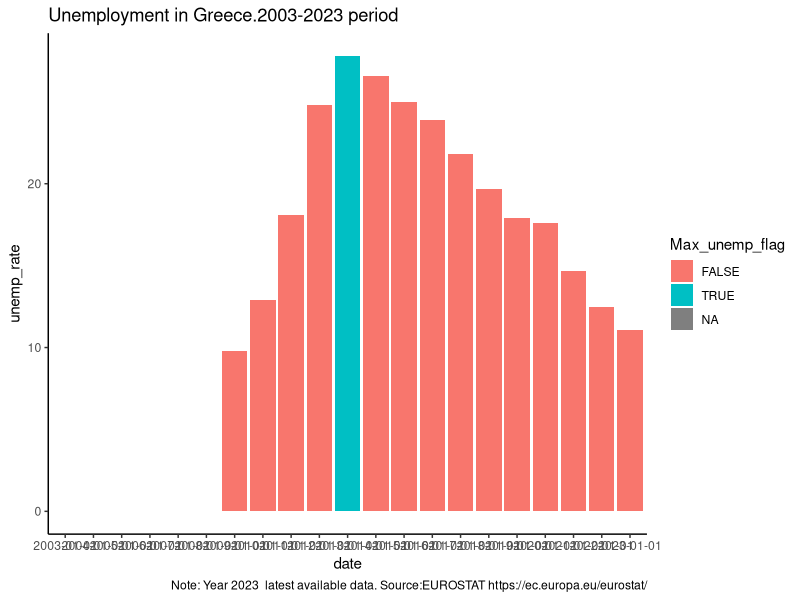
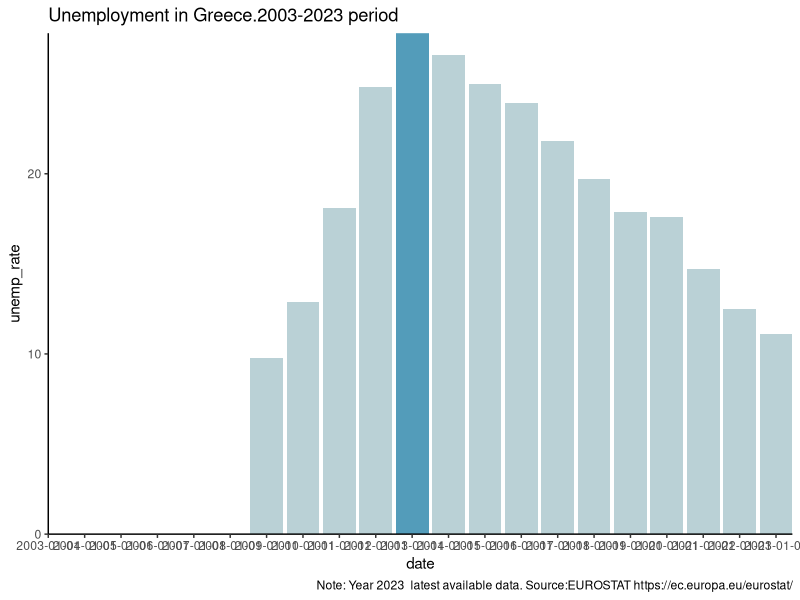
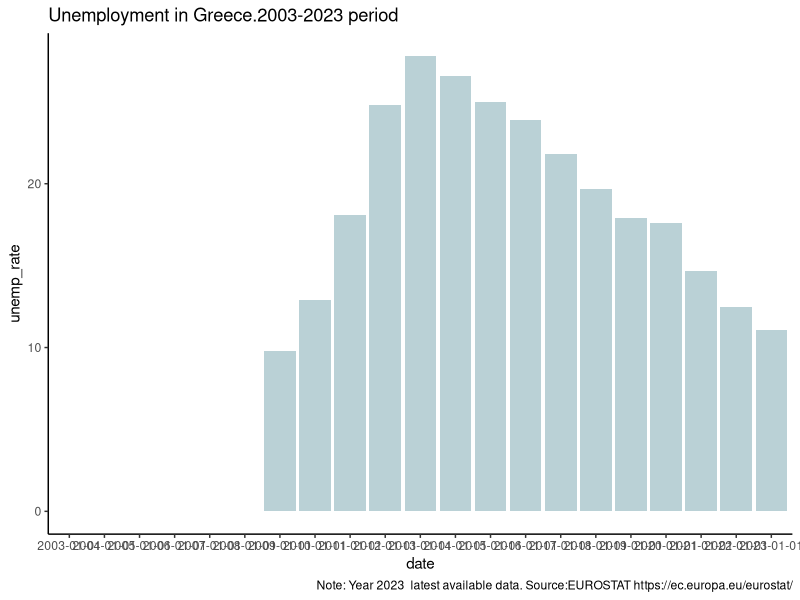
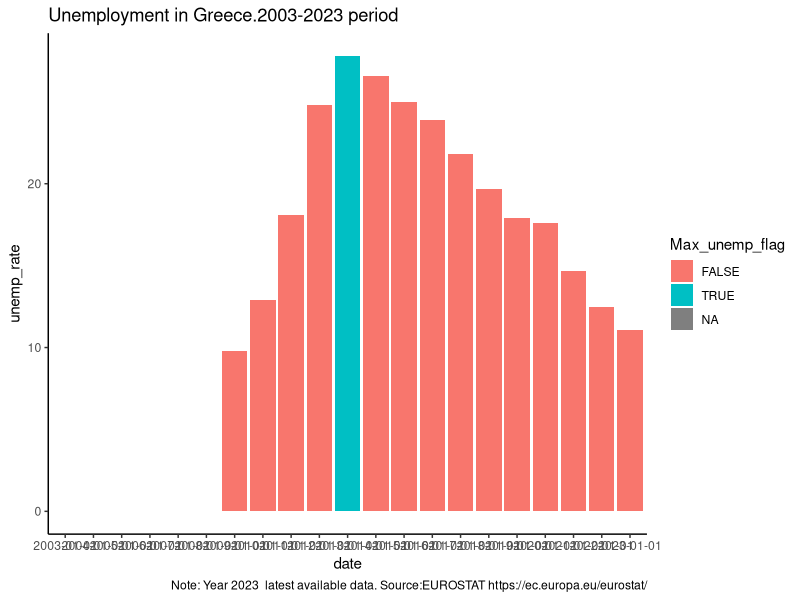
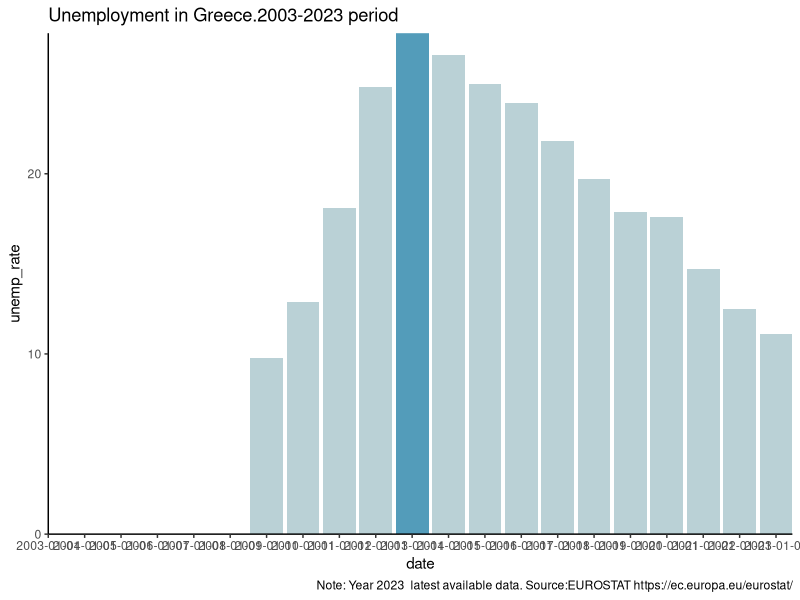

Write the R code that produced these figures, in order.
# Script:  06 custom geom_bar unrmployment by county.R
# AIM 06 custom geom_bar unmployment metric for each country


# 1. Import previous files 
library(here)
library(tidyverse)

# 1. Import unemployment indicator data 
unemp_data <- read.table(here("data_cleansed", "EU_UNEMP_CLEAN_une_rt_a_LONG.csv"),
                         header =TRUE, sep =',',stringsAsFactors =TRUE)
head(unemp_data)

# 2. Subset data for Greece
str(unemp_data)
head(unemp_data)

unemp_greece <- unemp_data %>% 
  filter(country %in% c("greece")) %>%  
  select(-c(X))
unemp_greece


# 3. Create two flags
# 3.1. Flag for highest unemployment year
str(unemp_greece)

unemp_greece_max <- unemp_greece %>% 
  mutate(
    Date = as.Date(date),
    unemp_round = round(unemp_rate,0),
    max_unemp = max(unemp_rate, na.rm = TRUE),
    Max_unemp_flag = ifelse(unemp_rate == max_unemp,TRUE,FALSE) 
  ) %>% 
  select(date,Date,country,unemp_rate,max_unemp,Max_unemp_flag)

# 3.2. Flag for the latest year
str(unemp_greece_max)

unemp_greece_latest <- unemp_greece_max %>% 
  mutate(
      Latest_date = max(Date),
      Max_date = ifelse(Date == Latest_date,TRUE,FALSE))


# 4. Create a basic bar plot
str(unemp_greece)
Plot01 <- unemp_greece %>% 
  ggplot(aes(x = date, y = unemp_rate)) +
  geom_col(fill = "#BAD1D6")

Plot02 <- unemp_greece %>% 
  ggplot(aes(x = date, y = unemp_rate)) +
  geom_col(fill = "#BAD1D6") +
labs(title = "Unemployment in Greece.2003-2023 period",
     caption = "Note: Year 2023  latest available data. Source:EUROSTAT https://ec.europa.eu/eurostat/") +
  theme_classic() 

ggsave("plots_output/10_Greece_unemployment_value.png", width = 6.38, height = 5.80)


# 4.1 Introduce titles and flag for year with max unemployment value 
# Flag color introduced, fill goes to ggplot() function and geom_col() used to remove legend
str(unemp_greece_latest)

# To highlight specific date, it must be defined as a FACTOR

Plot03 <- unemp_greece_latest %>% 
  ggplot(aes(x = date, y = unemp_rate, fill = Max_unemp_flag)) +
  labs(title = "Unemployment in Greece.2003-2023 period",
       caption = "Note: Year 2023  latest available data. Source:EUROSTAT https://ec.europa.eu/eurostat/") +
  geom_col() +
  theme_classic() 
Plot03

ggsave("plots_output/11_True_false_colour_defined_by_max_unemp_value.png", width = 6.38, height = 5.80)


# 4.2 Introduce custom colour in the plot
#    geom_col(show.legend = FALSE) +
# colours: FALSE values for "is_2024" variable: Aquamarine "#BAD1D6"
#          TRUE values for "is_2024" variable: Last year is 2024. DARK BLUE "#539CBA"
#    scale_fill_manual(breaks = c(FALSE,TRUE),
#                   values = c("#BAD1D6","#539CBA"))
  
Plot04 <-  unemp_greece_latest %>% 
  ggplot(aes(x = date, y = unemp_rate, fill = Max_unemp_flag)) +
  labs(title = "Unemployment in Greece.2003-2023 period",
       caption = "Note: Year 2023  latest available data. Source:EUROSTAT https://ec.europa.eu/eurostat/") +
  geom_col(show.legend = FALSE) +
  scale_fill_manual(breaks = c(FALSE,TRUE),
                    values = c("#BAD1D6","#539CBA")) +
  coord_cartesian(expand = FALSE) +
    theme_classic() 
Plot04

ggsave("plots_output/12_Cutom_color_bars_based_flag_max_value.png", width = 6.38, height = 5.80)

  
